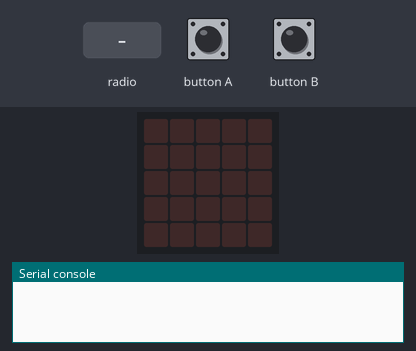
Recording of a program running on a simulated BBC micro:bit (MakeCode). On the bench: the board's 5×5 LED display, the last lines printed to the serial console. Inputs (shaded band) come from the test bench. No radio messages arrive unless stated (any console line starting 'radio sent:' is added by the test bench).

Above: at 1.2 s.
1.3 s: button B pressed for 0.15 s
At 1.9 s:
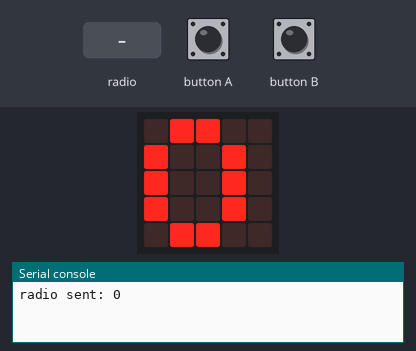
4.2 s: button A pressed for 0.15 s
At 5.3 s:
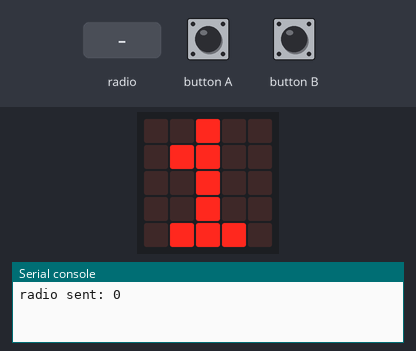
5.8 s: radio message "5" arrives
At 6.8 s:
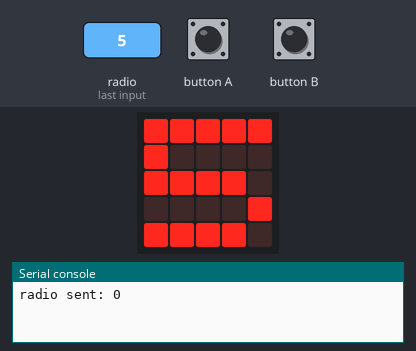
8.5 s: button A pressed for 0.15 s
At 9.8 s:
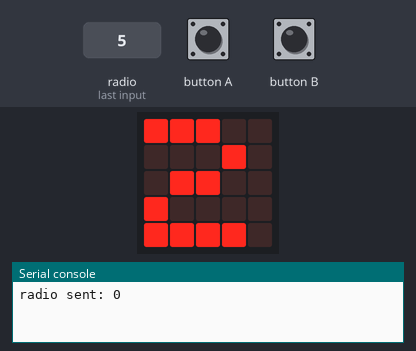
10.1 s: button B pressed for 0.15 s
At 12.6 s:
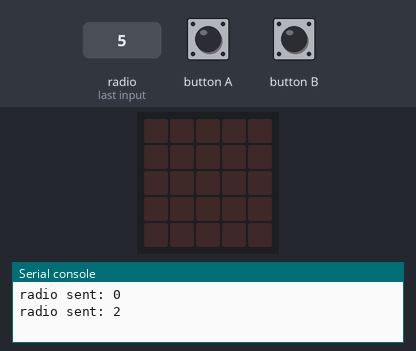
Timing chart, 0 to 14.0 s (numbered marks = the images above; inputs shaded):
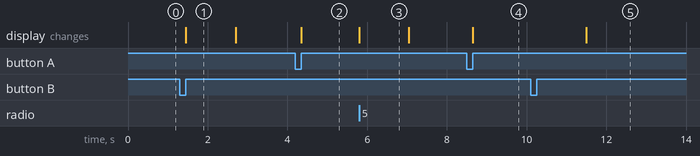

Measured:
- after the input at 1.3 s, the display: changes after 0.15 s (image 1)
- after the input at 4.2 s, the display: changes after 0.15 s (image 2)
- after the input at 5.8 s, the display: changes at once (image 3)
- after the input at 8.5 s, the display: changes after 0.15 s (image 4)
- after the input at 10.1 s, the display: changes after 1.4 s (image 5)
- what the display in image 1 shows lasts 1.2 s, from 1.5 s to 2.7 s

The program:

main.ts
```typescript
radio.onReceivedNumber(function (receivedNumber) {
    basic.showNumber(receivedNumber)
    basic.pause(500)
    basic.clearScreen()
})
input.onButtonPressed(Button.A, function () {
    num += 1
    basic.showNumber(num)
})
input.onButtonPressed(Button.B, function () {
    radio.sendNumber(num)
    basic.showNumber(num)
    basic.pause(500)
    basic.clearScreen()
})
let num = 0
radio.setGroup(7)
num = 0
```

test.ts
```typescript
// 在此处测试；当此软件包作为插件使用时，将不会编译此软件包。
```
